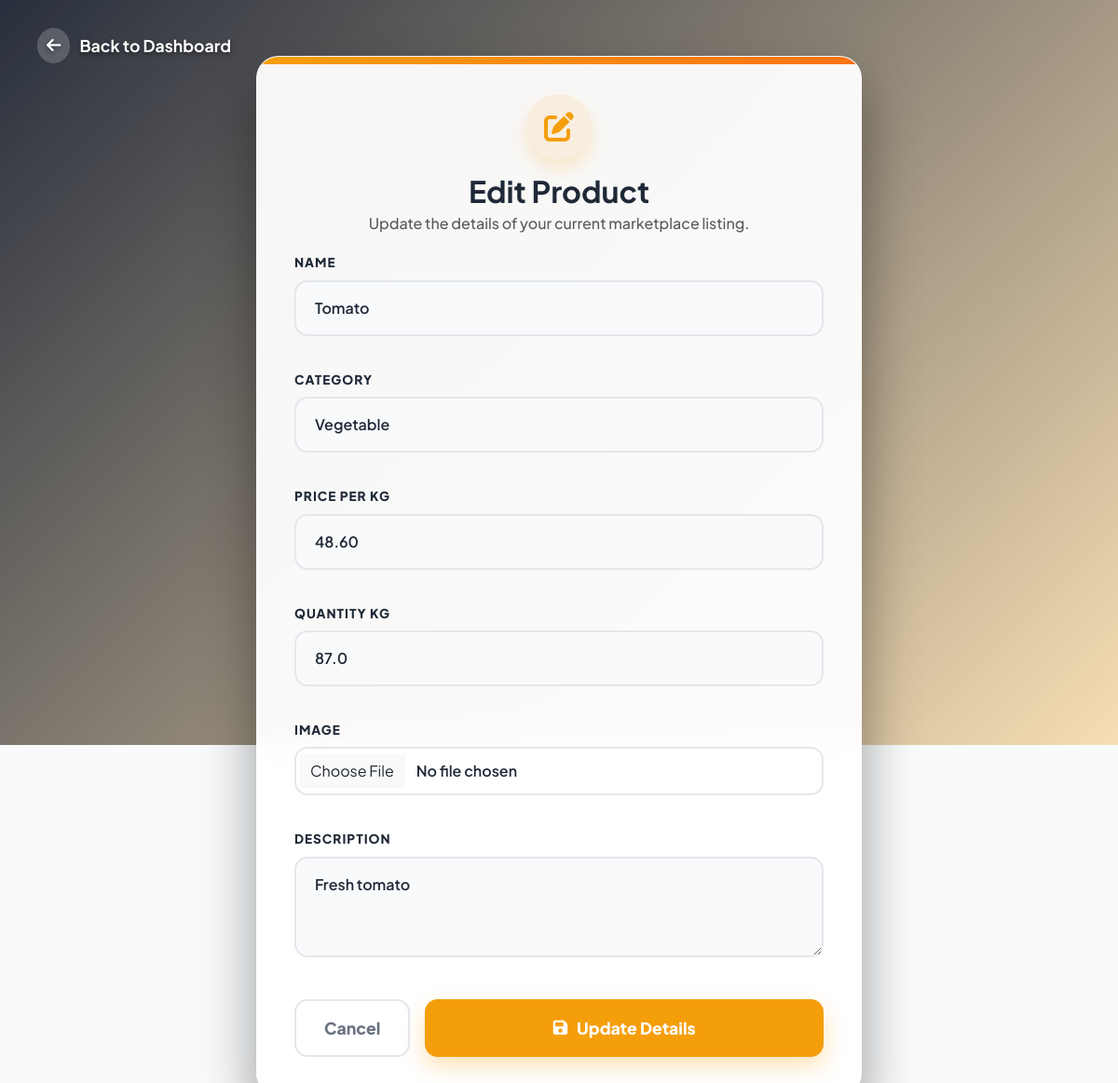
The app's page /edit-crop/9/ (signed in) with its own data.
### main_app/models.py (models this page shows, shortened)
class Crop(models.Model):
    CATEGORY_CHOICES = [
        ('vegetable', 'Vegetable'),
        ('fruit', 'Fruit'),
        ('grain', 'Grain'),
    ]
    farmer = models.ForeignKey(FarmerProfile, on_delete=models.CASCADE, related_name='crops')
    name = models.CharField(max_length=100)
    category = models.CharField(max_length=20, choices=CATEGORY_CHOICES, default='vegetable')
    price_per_kg = models.DecimalField(max_digits=10, decimal_places=2)
    quantity_kg = models.FloatField()
    image = models.ImageField(upload_to='crop_photos/')
    description = models.TextField(blank=True)

### main_app/views.py (the view)
# urls.py: path('edit-crop/<int:crop_id>/', views.edit_crop, name='edit_crop'),
@login_required
def edit_crop(request, crop_id):
    crop = get_object_or_404(Crop, id=crop_id, farmer=request.user.farmerprofile)
    if request.method == 'POST':
        form = CropForm(request.POST, request.FILES, instance=crop)
        if form.is_valid():
            form.save()
            return redirect('farmer_dashboard')
    else:
        form = CropForm(instance=crop)
    return render(request, 'main_app/edit_crop.html', {'form': form})

### main_app/forms.py
class CropForm(forms.ModelForm):
    class Meta:
        model = Crop
        fields = ('name', 'category', 'price_per_kg', 'quantity_kg', 'image', 'description')
        widgets = {
            'name': forms.TextInput(attrs={'class': 'form-control', 'placeholder': 'Crop Name'}),
            'category': forms.Select(attrs={'class': 'form-select'}),
            'price_per_kg': forms.NumberInput(attrs={'class': 'form-control', 'placeholder': 'Price per Kg'}),
            'quantity_kg': forms.NumberInput(attrs={'class': 'form-control', 'placeholder': 'Available Stock (kg)'}),
            'image': forms.FileInput(attrs={'class': 'form-control'}),
            'description': forms.Textarea(attrs={'class': 'form-control', 'rows': 3}),
        }

### main_app/templates/main_app/edit_crop.html (shortened to what this page needs)
{% extends 'main_app/base.html' %}
{% load static %}
{% block content %}
<link rel="stylesheet" href="https://cdnjs.cloudflare.com/ajax/libs/font-awesome/6.4.0/css/all.min.css">
<div class="live-bg">
</div>
<a href="{% url 'farmer_dashboard' %}" class="back-home-btn">
    <i class="fas fa-arrow-left"></i> Back to Dashboard
</a>
<div class="page-wrapper">
    <div class="glass-card">
        <div class="card-header-custom">
            <div class="icon-circle">
                <i class="fas fa-edit"></i>
            </div>
            <h2 class="fw-bold mb-1" style="font-size: 2rem; color: #1F2937;">Edit Product</h2>
            <p class="text-muted fw-medium m-0">Update the details of your current marketplace listing.</p>
        </div>
        <div class="card-body-custom">
            <form method="post" enctype="multipart/form-data">
                <div class="row g-3">
                    {% for field in form %}
                    <div class="col-12 mb-3">
                        <label class="form-label-custom">{{ field.label }}</label>
                        {{ field }}
                    </div>
                    {% endfor %}
                </div>
                <div class="d-flex gap-3 mt-4">
                    <a href="{% url 'farmer_dashboard' %}" class="btn-cancel">
                        Cancel
                    </a>
                    <button type="submit" class="btn-publish">
                        <i class="fas fa-save"></i> Update Details
                    </button>
                </div>
            </form>
        </div>
    </div>
</div>
{% endblock %}

### main_app/templates/main_app/base.html (style rules this page uses)
body { font-family: 'Manrope', sans-serif; background-color: #f8fafc; }

### main_app/templates/main_app/edit_crop.html (style rules this page uses)
:root { --brand-accent: #F59E0B; --brand-dark: #D97706; --text-main: #1F2937; --text-muted: #6B7280; --input-bg: #F9FAFB; }
body { font-family: 'Plus Jakarta Sans', sans-serif; margin: 0; min-height: 100vh; color: var(--text-main); overflow-x: hidden; }
.back-home-btn { position: absolute; top: 30px; left: 40px; color: white; text-decoration: none; font-weight: 700; font-size: 1.1rem; display: flex; align-items: center; gap: 10px; z-index: 50; text-shadow: 0 2px 5px rgba(0,0,0,0.5); transition: all 0.3s ease; }
.back-home-btn i { background: rgba(255, 255, 255, 0.2); padding: 10px; border-radius: 50%; backdrop-filter: blur(5px); transition: 0.3s; }
.live-bg { position: fixed; top: 0; left: 0; width: 100vw; height: 100vh; z-index: -1; overflow: hidden; }
.page-wrapper { min-height: 100vh; display: flex; align-items: center; justify-content: center; padding: 60px 20px; position: relative; z-index: 10; }
.glass-card { background: rgba(255, 255, 255, 0.95); backdrop-filter: blur(20px); -webkit-backdrop-filter: blur(20px); border-radius: 24px; box-shadow: 0 30px 60px rgba(0, 0, 0, 0.4); width: 100%; max-width: 650px; overflow: hidden; animation: popIn 0.7s cubic-bezier(0.175, 0.885, 0.32, 1.275); border: 1px solid rgba(255,255,255,0.4); }
.glass-card::before { content: ''; position: absolute; top: 0; left: 0; width: 100%; height: 8px; background: linear-gradient(90deg, var(--brand-accent), #F97316); }
.card-header-custom { padding: 40px 40px 20px 40px; text-align: center; }
.icon-circle { width: 70px; height: 70px; background: rgba(245, 158, 11, 0.1); color: var(--brand-accent); border-radius: 50%; display: flex; align-items: center; justify-content: center; font-size: 2rem; margin: 0 auto 15px auto; box-shadow: 0 10px 20px rgba(245, 158, 11, 0.2); }
.card-body-custom { padding: 0 40px 40px 40px; }
.form-label-custom { font-weight: 800; color: var(--text-main); font-size: 0.85rem; text-transform: uppercase; letter-spacing: 1px; margin-bottom: 8px; display: block; }
.form-control-custom { width: 100%; padding: 16px 20px; border-radius: 14px; background: var(--input-bg); border: 2px solid #E5E7EB; font-family: inherit; font-size: 1rem; font-weight: 600; color: var(--text-main); transition: all 0.3s ease; margin-bottom: 5px; }
input[type="file"].form-control-custom { padding: 12px 15px; background: white; cursor: pointer; }
.btn-publish { background: var(--brand-accent); color: white; border: none; padding: 18px; font-size: 1.1rem; font-weight: 800; border-radius: 14px; flex-grow: 1; cursor: pointer; transition: all 0.3s ease; box-shadow: 0 10px 25px rgba(245, 158, 11, 0.3); display: flex; align-items: center; justify-content: center; gap: 10px; }
.btn-cancel { background: transparent; color: var(--text-muted); border: 2px solid #E5E7EB; padding: 16px 30px; font-size: 1.1rem; font-weight: 800; border-radius: 14px; cursor: pointer; transition: all 0.3s ease; text-align: center; text-decoration: none; display: flex; align-items: center; justify-content: center; }

### records on screen
Crop: form "Tomato" "Vegetable" "48.60" "87.0" "Fresh tomato"

### other values on screen
{{ field.label }} "NAME" "CATEGORY" "PRICE PER KG" "QUANTITY KG" "IMAGE" "DESCRIPTION"
